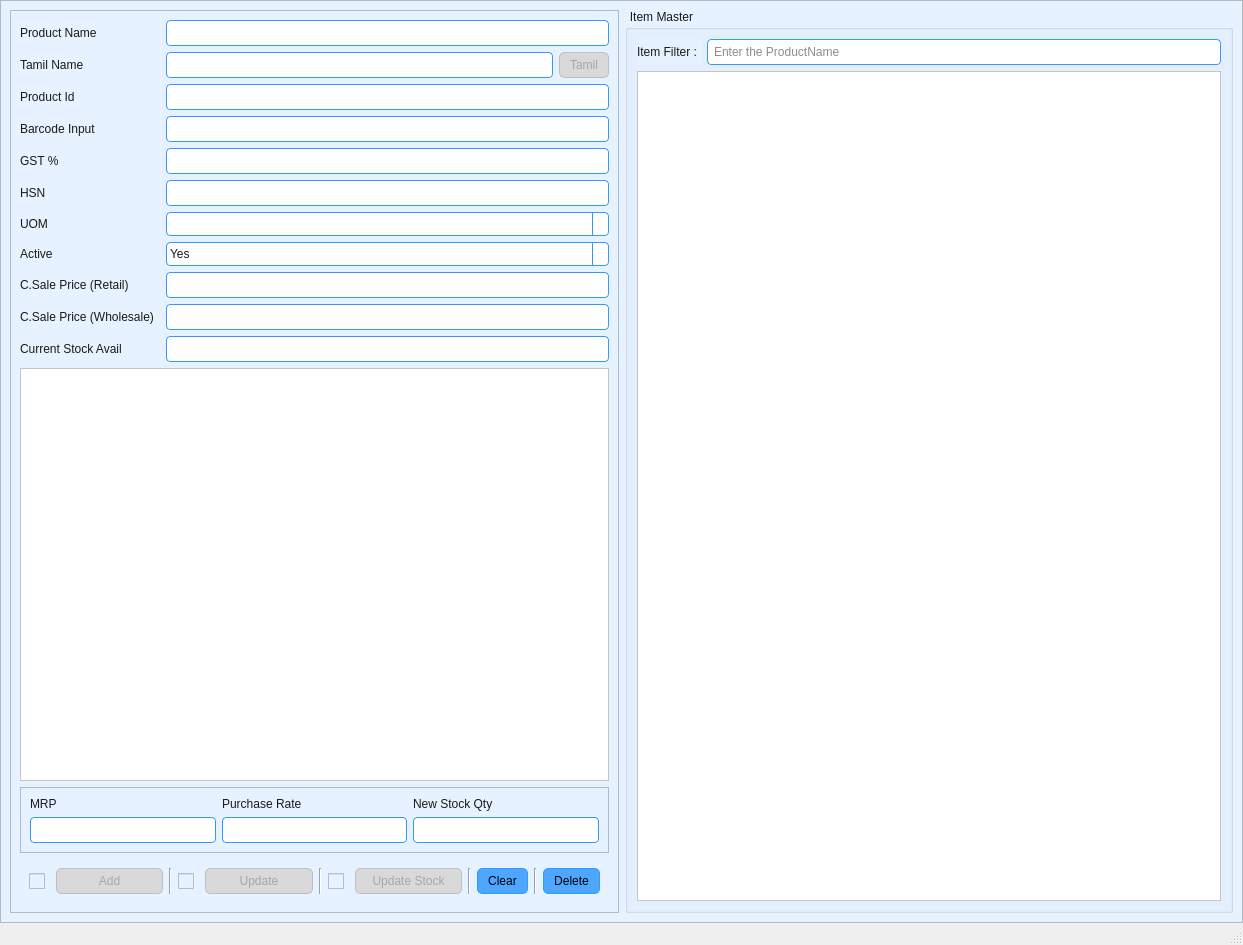
<?xml version="1.0" encoding="UTF-8"?>
<ui version="4.0">
 <class>MainWindow</class>
 <widget class="QMainWindow" name="MainWindow">
  <property name="geometry">
   <rect>
    <x>0</x>
    <y>0</y>
    <width>1243</width>
    <height>945</height>
   </rect>
  </property>
  <property name="windowTitle">
   <string>MainWindow</string>
  </property>
  <widget class="QWidget" name="centralwidget">
   <layout class="QGridLayout" name="gridLayout">
    <property name="leftMargin">
     <number>0</number>
    </property>
    <property name="topMargin">
     <number>0</number>
    </property>
    <property name="rightMargin">
     <number>0</number>
    </property>
    <property name="bottomMargin">
     <number>0</number>
    </property>
    <item row="0" column="0">
     <widget class="QScrollArea" name="scrollArea">
      <property name="styleSheet">
       <string notr="true">/* Global font and base style for all widgets */
QWidget {
font:  9pt &quot;Bookman Old Style&quot;;

    color: #1a1a1a;
    background-color: #e6f2ff; /* very light blue background */
}

/* QPushButton */
QPushButton {
    background-color: #4da6ff; /* light blue */
    color: black;
    border: 1px solid #3399ff;
    border-radius: 5px;
    padding: 5px 10px;
}

QPushButton:hover {
    background-color: #3399ff;
}

QPushButton:pressed {
    background-color: #007acc;
}

/* QLineEdit */
QLineEdit {
    border: 1px solid #3399ff;
    border-radius: 4px;
    padding: 4px;
    background-color: #ffffff;
    selection-background-color: #99ccff;
}

/* QTextEdit */
QTextEdit {
    border: 1px solid #3399ff;
    border-radius: 4px;
    background-color: #ffffff;
    selection-background-color: #99ccff;
}

/* QLabel */
QLabel {
    color: #1a1a1a;
    font-weight: normal;
}

/* QComboBox */
QComboBox {
    border: 1px solid #3399ff;
    border-radius: 4px;
    padding: 3px;
    background-color: #ffffff;
}

QComboBox::drop-down {
    border-left: 1px solid #3399ff;
}

QComboBox QAbstractItemView {
    background-color: #e6f2ff;
    selection-background-color: #99ccff;
}

/* QTableView / QTreeView */
QTableView, QTreeView {
    gridline-color: #3399ff;
    background-color: #ffffff;
    alternate-background-color: #f2f9ff;
    selection-background-color: #99ccff;
}

/* QHeaderView for tables */
QHeaderView::section {
    background-color: #4da6ff;
    color: white;
    padding: 4px;
    border: 1px solid #3399ff;
}

/* QCheckBox and QRadioButton */
QCheckBox, QRadioButton {
    spacing: 5px;
}

QCheckBox::indicator, QRadioButton::indicator {
    width: 16px;
    height: 16px;
}

/* QSlider */
QSlider::groove:horizontal {
    border: 1px solid #3399ff;
    height: 6px;
    background: #cce6ff;
    border-radius: 3px;
}

QSlider::handle:horizontal {
    background: #4da6ff;
    border: 1px solid #3399ff;
    width: 12px;
    margin: -5px 0;
    border-radius: 6px;
}

/* QProgressBar */
QProgressBar {
    border: 1px solid #3399ff;
    border-radius: 5px;
    text-align: center;
    background-color: #cce6ff;
}

QProgressBar::chunk {
    background-color: #4da6ff;
    width: 10px;
}

QGroupBox::title {
    font-weight: bold;
    color: #1a1a1a; /* optional: set title color */
    subcontrol-origin: margin;
    subcontrol-position: top left;
    padding: 0 3px;
}


/* Hover effect for enabled button */
QPushButton:hover:!disabled {
    background-color: #3399ff;
}

/* Pressed effect for enabled button */
QPushButton:pressed:!disabled {
    background-color: #007acc;
}

/* Disabled button */
QPushButton:disabled {
    background-color: #d9d9d9; /* light grey */
    color: #a6a6a6;           /* grey text */
    border: 1px solid #bfbfbf;
}


/* Drop-down button area */
QComboBox::drop-down {
    subcontrol-origin: padding;
    subcontrol-position: top right;
    width: 20px;
    border-left: 1px solid #3399ff;
    background-color: #4da6ff; /* light blue button */
    border-top-right-radius: 4px;
    border-bottom-right-radius: 4px;
    image:url(/Source_icon/chevrons-down.svg) /* custom arrow icon */
}
QComboBox::down-arrow {
    image: url(:/Source_icon/chevrons-down.svg);
    width: 12px;
    height: 12px;
}</string>
      </property>
      <property name="widgetResizable">
       <bool>true</bool>
      </property>
      <widget class="QWidget" name="scrollAreaWidgetContents">
       <property name="geometry">
        <rect>
         <x>0</x>
         <y>0</y>
         <width>1241</width>
         <height>923</height>
        </rect>
       </property>
       <layout class="QHBoxLayout" name="horizontalLayout" stretch="1,1">
        <item>
         <widget class="QFrame" name="Item_Frame">
          <property name="frameShape">
           <enum>QFrame::StyledPanel</enum>
          </property>
          <property name="frameShadow">
           <enum>QFrame::Raised</enum>
          </property>
          <layout class="QGridLayout" name="gridLayout_4">
           <item row="6" column="0">
            <widget class="QLabel" name="label_9">
             <property name="text">
              <string>GST %</string>
             </property>
            </widget>
           </item>
           <item row="2" column="0">
            <widget class="QLabel" name="label_3">
             <property name="text">
              <string>Product Id</string>
             </property>
            </widget>
           </item>
           <item row="1" column="0">
            <widget class="QLabel" name="label_2">
             <property name="text">
              <string>Tamil Name</string>
             </property>
            </widget>
           </item>
           <item row="3" column="0">
            <widget class="QLabel" name="label_4">
             <property name="text">
              <string>Barcode Input</string>
             </property>
            </widget>
           </item>
           <item row="13" column="0">
            <widget class="QLabel" name="label_11">
             <property name="text">
              <string>Current Stock Avail</string>
             </property>
            </widget>
           </item>
           <item row="11" column="0">
            <widget class="QLabel" name="label_7">
             <property name="text">
              <string>C.Sale Price (Retail)</string>
             </property>
            </widget>
           </item>
           <item row="12" column="0">
            <widget class="QLabel" name="label_8">
             <property name="text">
              <string>C.Sale Price (Wholesale)</string>
             </property>
            </widget>
           </item>
           <item row="9" column="0">
            <widget class="QLabel" name="label_10">
             <property name="text">
              <string>UOM</string>
             </property>
            </widget>
           </item>
           <item row="1" column="2">
            <widget class="QLineEdit" name="IQLE_TamilName"/>
           </item>
           <item row="0" column="0">
            <widget class="QLabel" name="label">
             <property name="text">
              <string>Product Name</string>
             </property>
            </widget>
           </item>
           <item row="10" column="0">
            <widget class="QLabel" name="label_12">
             <property name="text">
              <string>Active</string>
             </property>
            </widget>
           </item>
           <item row="8" column="0">
            <widget class="QLabel" name="label_15">
             <property name="text">
              <string>HSN</string>
             </property>
            </widget>
           </item>
           <item row="1" column="3">
            <widget class="QPushButton" name="IQPB_TamilKeyboard">
             <property name="enabled">
              <bool>false</bool>
             </property>
             <property name="text">
              <string>Tamil</string>
             </property>
            </widget>
           </item>
           <item row="2" column="2" colspan="2">
            <widget class="QLineEdit" name="IQLE_ProductID">
             <property name="readOnly">
              <bool>true</bool>
             </property>
            </widget>
           </item>
           <item row="3" column="2" colspan="2">
            <widget class="QLineEdit" name="IQLE_BarcodeInput"/>
           </item>
           <item row="0" column="2" colspan="2">
            <widget class="QLineEdit" name="IQLE_ProductName"/>
           </item>
           <item row="6" column="2" colspan="2">
            <widget class="QLineEdit" name="IQLE_GST"/>
           </item>
           <item row="8" column="2" colspan="2">
            <widget class="QLineEdit" name="IQLE_HsnCode"/>
           </item>
           <item row="9" column="2" colspan="2">
            <widget class="QComboBox" name="IQCB_UOM"/>
           </item>
           <item row="10" column="2" colspan="2">
            <widget class="QComboBox" name="IQCB_Active">
             <item>
              <property name="text">
               <string>Yes</string>
              </property>
             </item>
             <item>
              <property name="text">
               <string>No</string>
              </property>
             </item>
            </widget>
           </item>
           <item row="11" column="2" colspan="2">
            <widget class="QLineEdit" name="IQLE_SalesPrice_R"/>
           </item>
           <item row="12" column="2" colspan="2">
            <widget class="QLineEdit" name="IQLE_SalesPrice_W"/>
           </item>
           <item row="13" column="2" colspan="2">
            <widget class="QLineEdit" name="IQLE_CurrentStock">
             <property name="readOnly">
              <bool>true</bool>
             </property>
            </widget>
           </item>
           <item row="14" column="0" colspan="4">
            <widget class="QTableView" name="IQTB_StockEntry">
             <property name="selectionBehavior">
              <enum>QAbstractItemView::SelectRows</enum>
             </property>
            </widget>
           </item>
           <item row="15" column="0" colspan="4">
            <widget class="QFrame" name="frame">
             <property name="frameShape">
              <enum>QFrame::StyledPanel</enum>
             </property>
             <property name="frameShadow">
              <enum>QFrame::Raised</enum>
             </property>
             <layout class="QGridLayout" name="gridLayout_3">
              <item row="0" column="0">
               <widget class="QLabel" name="label_6">
                <property name="text">
                 <string>MRP</string>
                </property>
               </widget>
              </item>
              <item row="0" column="1">
               <widget class="QLabel" name="label_5">
                <property name="text">
                 <string>Purchase Rate</string>
                </property>
               </widget>
              </item>
              <item row="0" column="2">
               <widget class="QLabel" name="label_14">
                <property name="text">
                 <string>New Stock Qty</string>
                </property>
               </widget>
              </item>
              <item row="1" column="0">
               <widget class="QLineEdit" name="IQLE_MRP"/>
              </item>
              <item row="1" column="1">
               <widget class="QLineEdit" name="IQLE_PurchaseRate"/>
              </item>
              <item row="1" column="2">
               <widget class="QLineEdit" name="IQLE_Stock"/>
              </item>
             </layout>
            </widget>
           </item>
           <item row="16" column="0" colspan="4">
            <widget class="QWidget" name="widget" native="true">
             <layout class="QHBoxLayout" name="horizontalLayout_2" stretch="0,1,0,0,1,0,0,1,0,0,0,0">
              <item>
               <widget class="QCheckBox" name="IQCB_Add">
                <property name="text">
                 <string/>
                </property>
               </widget>
              </item>
              <item>
               <widget class="QPushButton" name="IQPB_AddProduct">
                <property name="enabled">
                 <bool>false</bool>
                </property>
                <property name="text">
                 <string>Add</string>
                </property>
               </widget>
              </item>
              <item>
               <widget class="Line" name="line">
                <property name="orientation">
                 <enum>Qt::Vertical</enum>
                </property>
               </widget>
              </item>
              <item>
               <widget class="QCheckBox" name="IQCB_Update">
                <property name="text">
                 <string/>
                </property>
               </widget>
              </item>
              <item>
               <widget class="QPushButton" name="IQPB_UpdateProduct">
                <property name="enabled">
                 <bool>false</bool>
                </property>
                <property name="text">
                 <string>Update</string>
                </property>
               </widget>
              </item>
              <item>
               <widget class="Line" name="line_3">
                <property name="orientation">
                 <enum>Qt::Vertical</enum>
                </property>
               </widget>
              </item>
              <item>
               <widget class="QCheckBox" name="IQCB_UpdateStock">
                <property name="text">
                 <string/>
                </property>
               </widget>
              </item>
              <item>
               <widget class="QPushButton" name="IQPB_UpdateStock">
                <property name="enabled">
                 <bool>false</bool>
                </property>
                <property name="text">
                 <string>Update Stock</string>
                </property>
               </widget>
              </item>
              <item>
               <widget class="Line" name="line_4">
                <property name="orientation">
                 <enum>Qt::Vertical</enum>
                </property>
               </widget>
              </item>
              <item>
               <widget class="QPushButton" name="IQPB_ClearProduct">
                <property name="text">
                 <string>Clear</string>
                </property>
               </widget>
              </item>
              <item>
               <widget class="Line" name="line_2">
                <property name="orientation">
                 <enum>Qt::Vertical</enum>
                </property>
               </widget>
              </item>
              <item>
               <widget class="QPushButton" name="IQPB_DeleteProduct">
                <property name="text">
                 <string>Delete</string>
                </property>
               </widget>
              </item>
             </layout>
            </widget>
           </item>
          </layout>
         </widget>
        </item>
        <item>
         <widget class="QGroupBox" name="groupBox_2">
          <property name="title">
           <string>Item Master</string>
          </property>
          <layout class="QGridLayout" name="gridLayout_2">
           <item row="0" column="1">
            <widget class="QLineEdit" name="OQLE_ProductFilter">
             <property name="placeholderText">
              <string>Enter the ProductName</string>
             </property>
            </widget>
           </item>
           <item row="0" column="0">
            <widget class="QLabel" name="label_13">
             <property name="text">
              <string>Item Filter : </string>
             </property>
            </widget>
           </item>
           <item row="1" column="0" colspan="2">
            <widget class="QTableView" name="OQTB_Product">
             <property name="styleSheet">
              <string notr="true">font: 10pt &quot;MS Shell Dlg 2&quot;;</string>
             </property>
             <property name="selectionMode">
              <enum>QAbstractItemView::SingleSelection</enum>
             </property>
             <property name="selectionBehavior">
              <enum>QAbstractItemView::SelectRows</enum>
             </property>
            </widget>
           </item>
          </layout>
         </widget>
        </item>
       </layout>
      </widget>
     </widget>
    </item>
   </layout>
  </widget>
  <widget class="QStatusBar" name="statusbar"/>
 </widget>
 <resources/>
 <connections/>
</ui>
